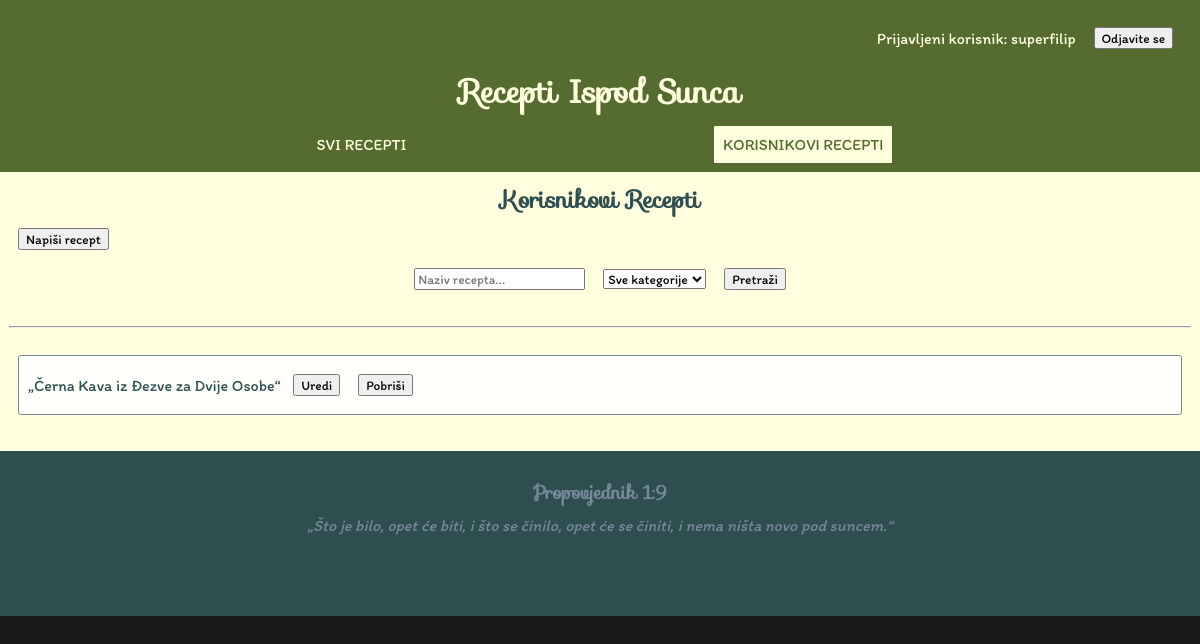
Page /main/user_recipes (signed in) on the earlier database version.
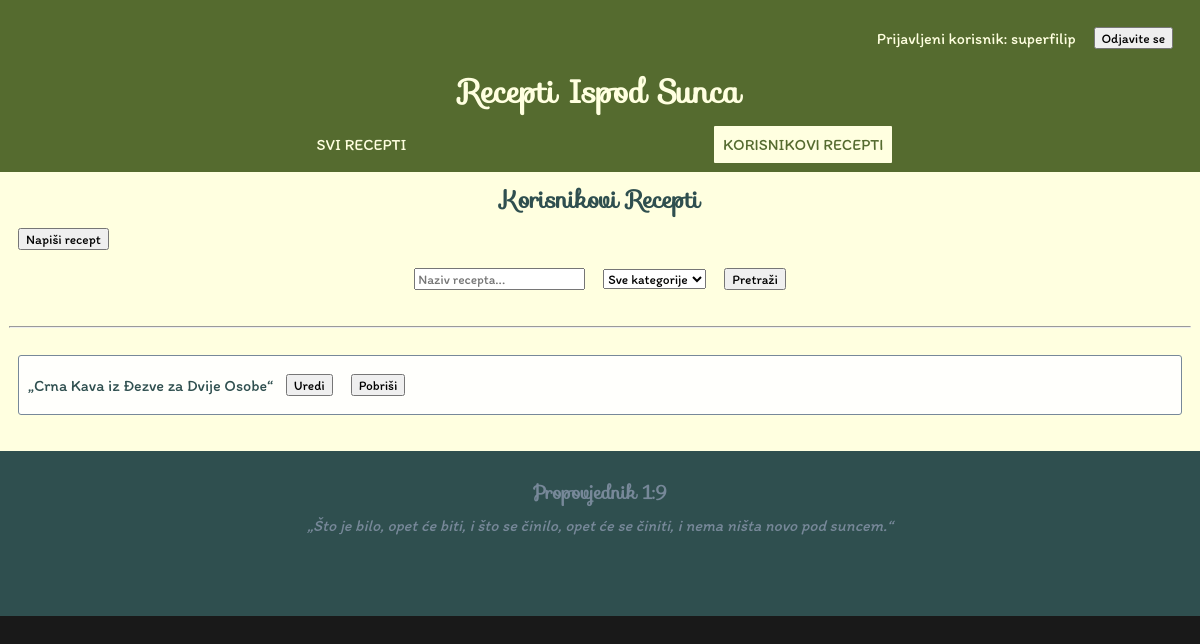
Same page on the later database version.
### main/models.py (models this page shows, shortened)
class Recipe(models.Model):
    name = models.CharField(max_length=64, unique=True)
    author = models.ForeignKey(User, on_delete=models.SET_NULL, null=True, blank=True)
    CATEGORIES = (
        ('food', 'Hrana'),
        ('drink', 'Piće'),
        ('medicine', 'Lijek'),
    )
    category = models.CharField(max_length=8, choices=CATEGORIES, default='food')
    equipment = models.TextField(default="")
    ingredients = models.TextField(default="")
    time_needed = models.IntegerField(default=1, validators=[MinValueValidator(1)])
    TIME_UNITS = (
        ('min', 'min'),
        ('ura', 'h'),
        ('dan', 'dan'),
    )
    time_measurement_unit = models.CharField(max_length=8, choices=TIME_UNITS, default='min')
    preperation = models.TextField(default="")

### main/views.py (the view)
# urls.py: path('user_recipes', views.user_recipes, name='user_recipes'),
def user_recipes(request):
    search_query = request.GET.get('search_query', '')
    category = request.GET.get('category', '')
    recipes = Recipe.objects.filter(author=request.user)
    if search_query:
        recipes = recipes.filter(name__icontains=search_query)
    if category:
        recipes = recipes.filter(category=category)
    context = {
        'filtered_recipes': recipes,
    }
    return render(request, 'main/user_recipes.html', context)

### templates/main/user_recipes.html (shortened to what this page needs)
{% extends "base_generic.html" %}
{% block content %}
    <h2>Korisnikovi Recepti</h2>
    {% if user.is_authenticated %}
        <div>
            <button>
                <a href="/main/write_a_recipe">Napiši recept</a>
            </button>
        </div>
        <form method="GET" class="form-group">
            <input type="text" name="search_query" placeholder="Naziv recepta..." value="{{ request.GET.search_query }}">
            <select name="category">
                <option value="">Sve kategorije</option>
            </select>
            <button type="submit">Pretraži</button>
        </form>
        <hr>
        <div class="recipe-list">
            <ul>
                {% for recipe in filtered_recipes %}
                    <li>
                        <a href="{% url 'main:recipe' recipe.id %}" class="non-btn">„{{ recipe.name }}“</a>&nbsp;
                        <a href="{% url 'main:user_edit_recipe' recipe.id %}" class="btn btn-primary"><button>Uredi</button></a>
                        <a href="{% url 'main:user_delete_recipe' recipe.id %}" class="btn btn-primary delete-btn" data-url="{% url 'main:user_delete_recipe' recipe.id %}"><button>Pobriši</button></a>
                    </li>
                {% endfor %}
            </ul>
        </div>
    {% else %}
        <p>Niste prijavljeni!</p>
        <p><button><a href="/accounts/login">Prijavite se</a></button> kako biste vidjeli svoje recepte.</p>
    {% endif %}
{% endblock %}

Differences in the rows shown:
changed Recipe: name "Černa Kava iz Đezve za Dvije Osobe" → "Crna Kava iz Đezve za Dvije Osobe"
